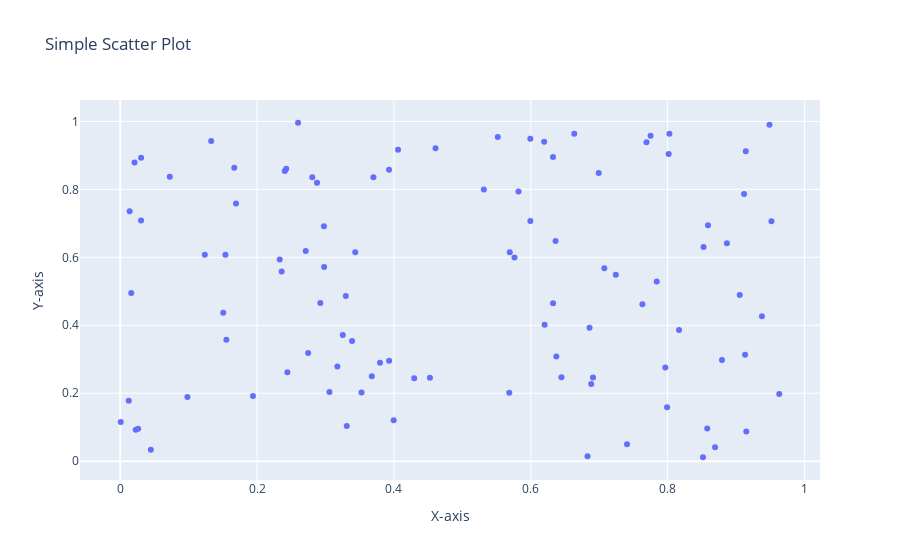

Notebook code for this chart:
### Code cell
#Scatter Plot

x=	np.random.rand(100)
y=	np.random.rand(100)
fig = go.Figure(data=go.Scatter(x=x, y=y, mode='markers', name='Random Scatter Plot'))
fig.update_layout(title='Simple Scatter Plot', xaxis_title='X-axis', yaxis_title='Y-axis')
fig.show()
